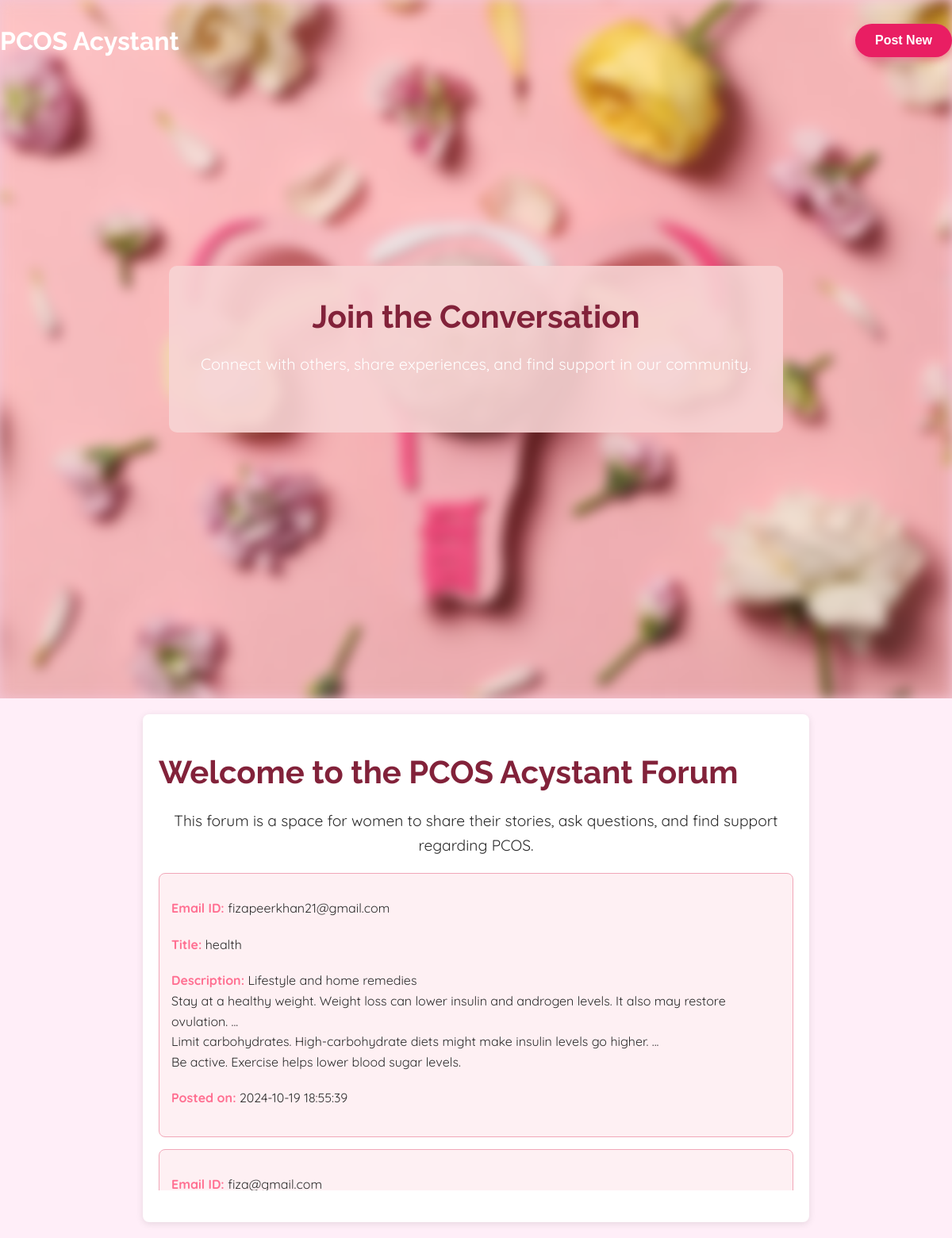
/forum.php, run on the app's committed database.
### tables this page shows
CREATE TABLE `forum` (
  `id` int(11) NOT NULL AUTO_INCREMENT,
  `email` varchar(50) NOT NULL,
  `title` varchar(100) NOT NULL,
  `description` varchar(500) NOT NULL,
  `timestamp` timestamp NOT NULL DEFAULT current_timestamp() ON UPDATE current_timestamp(),
  PRIMARY KEY (`id`)
);

### forum.php (the view, shortened to what this page needs)
<!DOCTYPE html>
<html lang="en">
<head>
    <link rel="stylesheet" href="forum-styles.css">
</head>
<body>
    <div class="hero-section">
        <nav>
            <div class="logo">PCOS Acystant</div>
            <button onClick="OnOpenModal()" id="open_modal">Post New</button>
        </nav>
        <div class="hero-content">
            <h1>Join the Conversation</h1>
            <p>Connect with others, share experiences, and find support in our community.</p>
        </div>
    </div>
    <div class="main-content">
        <h1>Welcome to the PCOS Acystant Forum</h1>
        <p id="top_text">This forum is a space for women to share their stories, ask questions, and find support regarding PCOS.</p>
        <div id="previous-posts">
            <?php
            $host = "localhost";
            $dbname = "test_db";
            $username = "root";
            $password = "";
            try {
                $conn = new PDO("mysql:host=$host;dbname=$dbname", $username, $password);
                $conn->setAttribute(PDO::ATTR_ERRMODE, PDO::ERRMODE_EXCEPTION);
                $stmt = $conn->prepare("SELECT email, title, description, timestamp FROM forum ORDER BY timestamp");
                $stmt->execute();
                while ($row = $stmt->fetch(PDO::FETCH_ASSOC)) {
                    echo "<div class='post-details'>";
                    echo "<p><strong>Email ID:</strong> " . htmlspecialchars($row['email']) . "</p>";
                    echo "<p><strong>Title:</strong> " . htmlspecialchars($row['title']) . "</p>";
                    echo "<p><strong>Description:</strong> " . nl2br(htmlspecialchars($row['description'])) . "</p>";
                    echo "<p><strong>Posted on:</strong> " . htmlspecialchars($row['timestamp']) . "</p>";
                    echo "</div>";
                }
            } catch (PDOException $e) {
                echo "Error: " . $e->getMessage();
            }
            ?>
        </div>
    </div>
</body>
</html>

### forum-styles.css (style rules this page uses)
body { font-family: 'Quicksand', sans-serif; margin: 0; padding: 0; background-color: #FFE4E1; color: #333; }
.hero-section { position: relative; height: 100vh; display: flex; flex-direction: column; align-items: center; justify-content: center; text-align: center; color: black; padding: 0 20px; overflow: hidden; }
.hero-section::before { content: ''; position: absolute; top: 0; left: 0; right: 0; bottom: 0; background-image: url('miniprojectbackground.jpg'); background-size: cover; background-position: center; filter: blur(8px); z-index: 0; }
nav { position: absolute; top: 20px; width: 100%; display: flex; justify-content: space-between; padding: 0 50px; }
nav .logo { font-family: 'Raleway', serif; font-size: 2rem; font-weight: 700; color: #ffffff; }
.hero-content { position: relative; z-index: 1; max-width: 800px; text-align: center; background-color: rgba(248, 212, 212, 0.9); padding: 40px; border-radius: 10px; }
.hero-content h1 { font-family: 'Raleway', serif; font-size: 3rem; margin-bottom: 20px; line-height: 1.2; }
.hero-content p { font-size: 1.25rem; margin-bottom: 30px; line-height: 1.6; }
.main-content { padding: 40px 20px; max-width: 1000px; margin: 0 auto; color: #2c2c2c; }
h1 { font-family: 'Raleway', serif; font-size: 2.5rem; color: #82223a; margin-bottom: 20px; line-height: 1.3; }
p { margin-bottom: 20px; line-height: 1.6; }

### forum.php (style rules this page uses)
body { font-family: 'Quicksand', sans-serif; background-color: #ffeef8; margin: 0; padding: 0; }
.hero-section { background-color: #f4c6d6; color: white; padding: 40px 20px; text-align: center; }
.hero-content h1 { font-family: 'Raleway', serif; font-size: 2.5rem; margin: 0; }
nav { display: flex; justify-content: space-between; align-items: center; padding: 10px 20px; background-color: transparent; }
.logo { font-size: 1.5rem; color: white; }
nav button { background-color: #e91e63; color: white; border: none; padding: 12px 25px; border-radius: 30px; cursor: pointer; font-size: 1rem; font-weight: bold; box-shadow: 0 4px 10px rgba(233, 30, 99, 0.4); transition: background-color 0.3s, transform 0.2s, box-shadow 0.3s; }
.main-content { max-width: 800px; margin: 20px auto; padding: 20px; background-color: white; border-radius: 8px; box-shadow: 0 2px 10px rgba(0, 0, 0, 0.1); }
#top_text { text-align: center; margin-bottom: 20px; font-size: 1.2rem; }
.post-details { border: 1px solid #f1a7b8; border-radius: 8px; padding: 15px; margin-bottom: 15px; background-color: #fef0f3; }
.post-details strong { color: #ff6f91; }
#previous-posts { overflow-y: auto; max-height: 400px; margin-bottom: 20px; }

### data on the page
forum: email "fizapeerkhan21@gmail.com", title "health", description "Lifestyle and home remedies Stay at a healthy weight. Weight loss can lower insulin and androgen levels. It also may restore ovulation. ... Limit carbohydrates. High-carbohydrate diets might make insulin levels go higher. ... Be active. Exercise helps lower blood sugar levels.", timestamp "2024-10-19 18:55:39"
forum: email "fiza@gmail.com"
